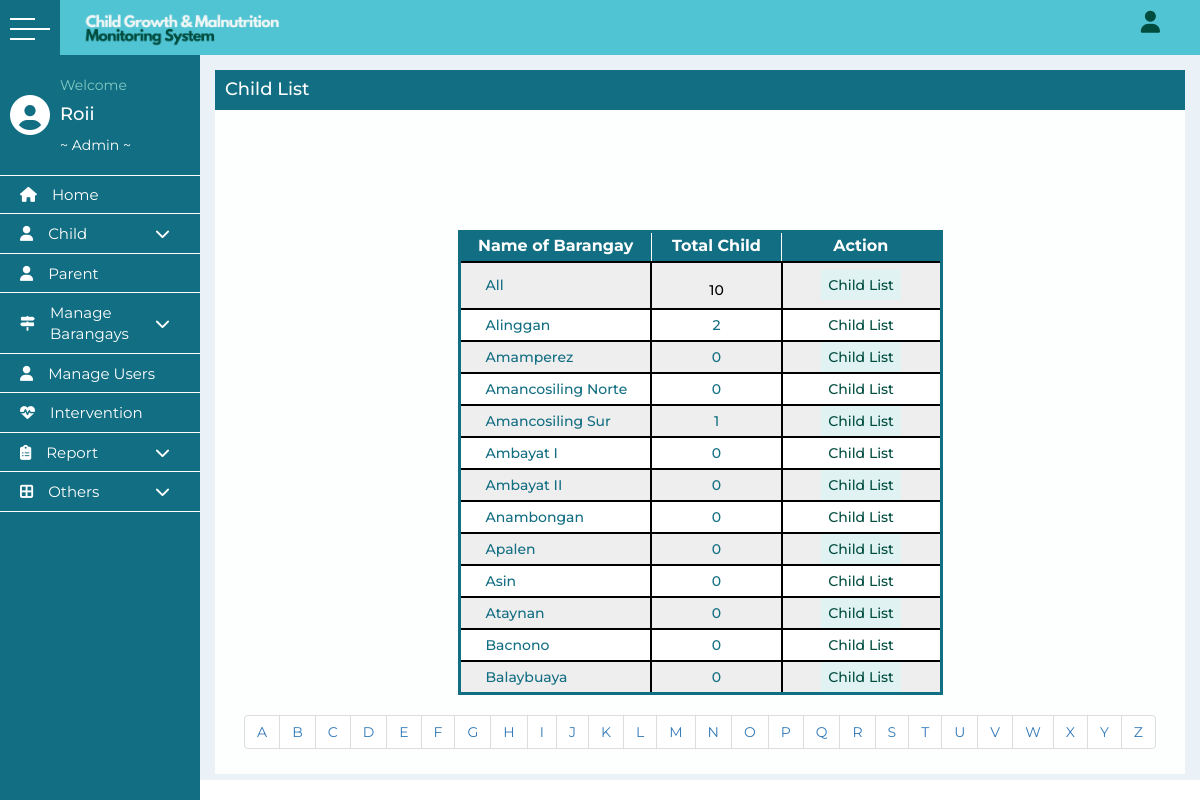
The app's page /childlist.php (signed in) with its own data.
### tables this page shows
CREATE TABLE `barangays` (
  `name` varchar(255) NOT NULL,
  `municipality` varchar(255) NOT NULL,
  `id` int(11) NOT NULL,
  `childcount` int(11) NOT NULL
);

### childlist.php (the view, shortened to what this page needs)
<?php
include ("includes/config.php");
if (($_GET['zero'])=='true') {
    $child_query = "SELECT * FROM `barangays` where childcount>0 order by childcount desc";
    $results = mysqli_query($Connection, $child_query);
    $records = mysqli_num_rows($results);
}else{
    $child_query = "SELECT * FROM `barangays` order by name asc";
}
if(isset($_GET["page"]))
  {
    $page=$_GET["page"];
    $page=preg_replace('#[^a-z]#i', '', $page);
    $child_query = "SELECT * FROM barangays WHERE name LIKE '$page%' order by name asc";
  }
  elseif(!isset($_GET["page"]) AND !isset($_GET["zero"]))
  {
    $child_query = "SELECT * FROM barangays order by name LIMIT 0,12";
  }
  $results = mysqli_query($Connection, $child_query);
  $records = mysqli_num_rows($results);
$op=1;
while ($op <= 500) {
    $que= "SELECT name from barangays where id = '$op' order by name asc";
    $reslt = mysqli_query($Connection, $que);
    $row = mysqli_fetch_assoc($reslt);
    $barg = $row['name'];
    $sql = "SELECT * FROM `newchild` WHERE barangay = '$barg' AND age<72 order by lastname, firstname, middlename";
    $ress = mysqli_query($Connection, $sql);
    $rec = mysqli_num_rows($ress);
    mysqli_query($Connection, "UPDATE `barangays` SET `childcount`='$rec' WHERE name='$barg'");
    $op++;
}
$Query = "SELECT * FROM newchild where age<72";
$Result = mysqli_query($Connection, $Query);
    if ($Result)
    {
        $ChildCount = mysqli_num_rows($Result);
      }
include ('includes/header.php');
?>
      <main>
      <div class="container">
      <div class="graph">
        <div class="table-container">
          <div class="title-page">
            <h3>Child List</h3>
          </div>
          <div class="table-list">
            <center>
            <table>
              <tr>
                <th onclick="document.location.href='childlist.php?zero=false'">Name of Barangay</th>
                <th onclick="document.location.href='childlist.php?zero=true'">Total Child</th>
                <th>Action</th>
              </tr>
              <?php
              if ($_SESSION['role']=='admin') {
              ?>
              <tr>
                <td style="text-align: left;padding-left: 25px;">All</td>
                <td><h1 style="font-size: 14px; color: black;"><?php echo $ChildCount ?></h1></td>
                <td><button type="" name="" onclick="document.location.href='childlistname.php'">Child List</button></td>
              </tr>
              <?php }?>
                <?php
                  if (!empty($records)) {
                    $i=1;
                    while ($row = mysqli_fetch_assoc($results)) {
                      $i++;
                      ?>
                <tr>
                <td style="text-align: left;padding-left: 25px;"><?php echo $row['name'];?></td>
                <center><td><?php echo $row['childcount'];?></td></center>
                <td>
                <?php if ($_SESSION['barangay']==$row['name'] or $_SESSION['role']=='admin') {
                ?>
                <button style="<?php if ($i%2==0) {
                  ?>background-color: white;<?php
                }?>" name="" onclick="document.location.href='childlistname.php?brgy=<?php echo $row['id']; ?>'">Child List</button><?php }?>
                </td>
                </tr>
                <?php
                }
              }
                ?>
            </table>
            <?php
                $page=range('A','Z');
                echo '<ul class="pagination">';
                foreach ($page as $alphabet) {
                  echo '<li><a href="childlist.php?page='.$alphabet.'">'.$alphabet.'</a></li>';
                }
                echo '</ul>';
        ?>
            </center>
          </div>
        </div>
      </div>
      </div>
    </main>
          </div>
</div>
</body>
</html>

### css/style.css (style rules this page uses)
* { margin: 0; padding: 0; list-style: none; box-sizing: border-box; text-decoration: none; font-family: 'Montserrat', sans-serif; }
.main_container .container { margin-top: 40px; width: calc(100% - 200px); margin-left: 200px; transition: all 0.3s ease; }
a { text-decoration: none; }
main { background: #EAF2F8; min-height: calc(100vh - 60px); }
.graph { margin-top:-20px; background-color: #FDFEFE; width: 100%; height: auto; }
.title-page { width: 100%; height: 40px; background-color: #126e82; margin-top: 50px; }
.title-page h3 { float: left; margin-top: 10px; margin-left: 10px; font-size: 18px; color: white; }
.table-list { margin-top: 120px; }
.table-list table { border-collapse: collapse; width: 50%; height: auto; }
.table-list table, td, th { border: 3px solid #126e82; font-size: 14px; text-align: center; }
.table-list table td { width: 200px; text-align: center; }
.table-list table th { height: 30px; background-color: #126e82; color: white; font-size: 16px; border: 1px solid; text-align: center; }
.table-list table td { font-size: 14px; height: 30px; color: #126e82; font-weight: 500; text-align: center; }
.table-list table tr:nth-child(even) { background-color: #eee; }
.table-list table tr:nth-child(odd) { background-color: #fff; }
.table-list table button { width: 80px; height: 30px; font-size: 14px; color: #004D40; background-color: #E0F2F1; font-weight: 450; border: none; }
.table-list-barangay table, td, th { border: 3px solid #126e82; font-size: 14px; text-align: center; }
.table-list-2 table, td, th { border: 3px solid #126e82; font-size: 18px; text-align: center; }
.table-list-2 table td, th { width: 400px; text-align: center; }
.table-list-child table, td, th { border: 3px solid #126e82; font-size: 14px; text-align: center; }
.table-child-growth table, td, th { border: 2px solid black; font-size: 16px; text-align: center; }
.table-child-report table, th, td { border: 2px solid black; }
.table-intervention table, td, th { border: 2px solid black; font-size: 16px; text-align: center; }

### records on screen
barangays: name "Alinggan", childcount "2"
barangays: name "Amamperez", childcount "0"
barangays: name "Amancosiling Norte", childcount "0"
barangays: name "Amancosiling Sur", childcount "1"
barangays: name "Ambayat I", childcount "0"
barangays: name "Ambayat II", childcount "0"
barangays: name "Anambongan", childcount "0"
barangays: name "Apalen", childcount "0"
barangays: name "Asin", childcount "0"
barangays: name "Ataynan", childcount "0"
barangays: name "Bacnono", childcount "0"
barangays: name "Balaybuaya", childcount "0"

### other values on screen
wordwrap($text, 12, "<br />\n") "Roii"
$_SESSION['role'] "Admin"
$ChildCount "10"
$alphabet "A"
$alphabet "B"
$alphabet "C"
$alphabet "D"
$alphabet "E"
$alphabet "F"
$alphabet "G"
$alphabet "H"
$alphabet "I"
$alphabet "J"
$alphabet "K"
$alphabet "L"
